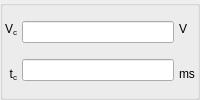
            <widget class="QGroupBox" name="gbValues">
             <property name="title">
              <string/>
             </property>
             <layout class="QHBoxLayout" name="horizontalLayout_6">
              <property name="spacing">
               <number>3</number>
              </property>
              <property name="leftMargin">
               <number>1</number>
              </property>
              <property name="topMargin">
               <number>1</number>
              </property>
              <property name="rightMargin">
               <number>1</number>
              </property>
              <property name="bottomMargin">
               <number>1</number>
              </property>
              <item>
               <layout class="QVBoxLayout" name="verticalLayout_9">
                <property name="spacing">
                 <number>3</number>
                </property>
                <property name="leftMargin">
                 <number>1</number>
                </property>
                <property name="topMargin">
                 <number>1</number>
                </property>
                <property name="rightMargin">
                 <number>1</number>
                </property>
                <property name="bottomMargin">
                 <number>1</number>
                </property>
                <item>
                 <widget class="QLabel" name="lblVoltage">
                  <property name="text">
                   <string>V&lt;sub&gt;c&lt;/sub&gt;</string>
                  </property>
                  <property name="alignment">
                   <set>Qt::AlignRight|Qt::AlignTrailing|Qt::AlignVCenter</set>
                  </property>
                 </widget>
                </item>
                <item>
                 <widget class="QLabel" name="lblTime">
                  <property name="text">
                   <string>t&lt;sub&gt;c&lt;/sub&gt;</string>
                  </property>
                  <property name="alignment">
                   <set>Qt::AlignRight|Qt::AlignTrailing|Qt::AlignVCenter</set>
                  </property>
                 </widget>
                </item>
               </layout>
              </item>
              <item>
               <layout class="QVBoxLayout" name="verticalLayout_10">
                <property name="spacing">
                 <number>3</number>
                </property>
                <property name="leftMargin">
                 <number>1</number>
                </property>
                <property name="topMargin">
                 <number>1</number>
                </property>
                <property name="rightMargin">
                 <number>1</number>
                </property>
                <property name="bottomMargin">
                 <number>1</number>
                </property>
                <item>
                 <widget class="QLineEdit" name="leVoltage">
                  <property name="alignment">
                   <set>Qt::AlignRight|Qt::AlignTrailing|Qt::AlignVCenter</set>
                  </property>
                  <property name="readOnly">
                   <bool>true</bool>
                  </property>
                 </widget>
                </item>
                <item>
                 <widget class="QLineEdit" name="leTime">
                  <property name="alignment">
                   <set>Qt::AlignRight|Qt::AlignTrailing|Qt::AlignVCenter</set>
                  </property>
                  <property name="readOnly">
                   <bool>true</bool>
                  </property>
                 </widget>
                </item>
               </layout>
              </item>
              <item>
               <layout class="QVBoxLayout" name="verticalLayout_11">
                <property name="spacing">
                 <number>3</number>
                </property>
                <property name="leftMargin">
                 <number>1</number>
                </property>
                <property name="topMargin">
                 <number>1</number>
                </property>
                <property name="rightMargin">
                 <number>1</number>
                </property>
                <property name="bottomMargin">
                 <number>1</number>
                </property>
                <item>
                 <widget class="QLabel" name="lblV">
                  <property name="text">
                   <string>V</string>
                  </property>
                 </widget>
                </item>
                <item>
                 <widget class="QLabel" name="lblms">
                  <property name="text">
                   <string>ms</string>
                  </property>
                 </widget>
                </item>
               </layout>
              </item>
             </layout>
            </widget>
